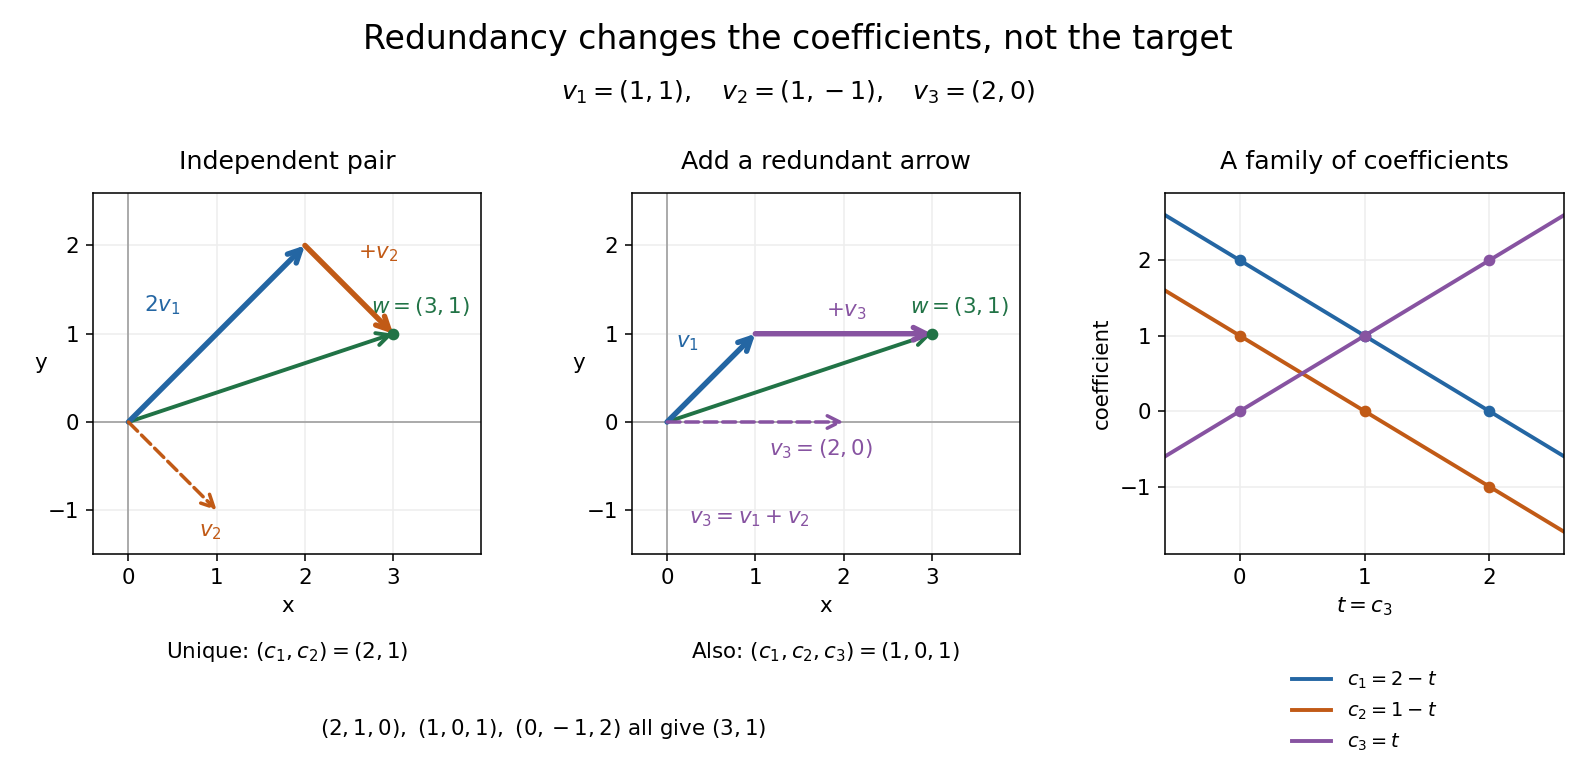

This figure's Python source:
"""Show redundancy and a complete family of representations; PNG goes to CWD.

Tested with Python 3.14.4, NumPy 2.3.5 and Matplotlib 3.10.7.
Run: make _media/linear-dependence-redundancy.png
"""

from pathlib import Path

import matplotlib

matplotlib.use("Agg")
import matplotlib.pyplot as plt
import numpy as np


def arrow(ax, start, end, color, width=2.8, style="-"):
    ax.annotate("", xy=end, xytext=start,
                arrowprops=dict(arrowstyle="->", color=color, lw=width,
                                linestyle=style, shrinkA=0, shrinkB=0,
                                mutation_scale=16), zorder=4)


def main():
    v1, v2, v3 = np.array([1., 1.]), np.array([1., -1.]), np.array([2., 0.])
    basis = np.column_stack((v1, v2))
    generators = np.column_stack((v1, v2, v3))
    target = np.array([3., 1.])
    relation = np.array([-1., -1., 1.])
    assert np.allclose(v1 + v2, v3)
    assert np.allclose(generators @ relation, [0, 0])
    assert np.linalg.matrix_rank(basis) == 2
    assert np.linalg.matrix_rank(generators) == 2
    assert np.allclose(np.linalg.solve(basis, target), [2, 1])
    t = np.linspace(-2, 3, 201)
    family = np.vstack((2-t, 1-t, t))
    assert np.allclose(generators @ family, target[:, None])
    # Both coordinate equations force this family when c3 is selected freely.
    assert np.allclose(family[0] + family[2], 2)
    assert np.allclose(family[1] + family[2], 1)
    assert np.allclose(generators @ [2, 1, 0], target)
    assert np.allclose(generators @ [1, 0, 1], target)
    assert np.allclose(generators @ [0, -1, 2], target)
    assert np.allclose(1j * 1 + (-1) * 1j, 0)
    assert np.linalg.matrix_rank([[1, 0], [0, 1]]) == 2

    plt.rcParams.update({"font.size": 11, "figure.facecolor": "white"})
    fig, axes = plt.subplots(1, 3, figsize=(11.4, 5.5), facecolor="white")
    fig.subplots_adjust(left=.055, right=.98, bottom=.28, top=.75, wspace=.35)
    blue, orange, purple, green = "#2466a3", "#c15a16", "#8753a1", "#217346"
    for ax in axes[:2]:
        ax.set_facecolor("white")
        ax.set_aspect("equal")
        ax.set_xlim(-.4, 4.)
        ax.set_ylim(-1.5, 2.6)
        ax.set_xticks([0, 1, 2, 3])
        ax.set_yticks([-1, 0, 1, 2])
        ax.grid(color="#eeeeee", lw=.8)
        ax.axhline(0, color="#999999", lw=.8)
        ax.axvline(0, color="#999999", lw=.8)
        arrow(ax, [0, 0], target, green, width=2)
        ax.plot(*target, "o", color=green, ms=5, zorder=5)
        ax.text(2.75, 1.24, r"$w=(3,1)$", color=green)
        ax.set_xlabel("x")
        ax.set_ylabel("y", rotation=0, labelpad=4)
    left, middle, right = axes
    left.set_title("Independent pair", fontsize=13, pad=12)
    arrow(left, [0, 0], 2*v1, blue)
    arrow(left, 2*v1, target, orange)
    arrow(left, [0, 0], v2, orange, width=1.8, style="--")
    left.text(.18, 1.25, r"$2v_1$", color=blue)
    left.text(2.6, 1.85, r"$+v_2$", color=orange)
    left.text(.8, -1.3, r"$v_2$", color=orange)
    middle.set_title("Add a redundant arrow", fontsize=13, pad=12)
    arrow(middle, [0, 0], v1, blue)
    arrow(middle, v1, target, purple)
    arrow(middle, [0, 0], v3, purple, style="--", width=1.8)
    middle.text(.1, .85, r"$v_1$", color=blue)
    middle.text(1.8, 1.20, r"$+v_3$", color=purple)
    middle.text(1.15, -.38, r"$v_3=(2,0)$", color=purple)
    middle.text(.25, -1.15, r"$v_3=v_1+v_2$", color=purple)

    right.set_facecolor("white")
    right.set_title("A family of coefficients", fontsize=13, pad=12)
    right.set_xlim(-.6, 2.6)
    right.set_ylim(-1.9, 2.9)
    right.set_xlabel(r"$t=c_3$")
    right.set_ylabel("coefficient")
    right.set_xticks([0, 1, 2])
    right.set_yticks([-1, 0, 1, 2])
    right.grid(color="#eeeeee", lw=.8)
    for row, color, label in zip(family, [blue, orange, purple],
                                  [r"$c_1=2-t$", r"$c_2=1-t$", r"$c_3=t$"]):
        right.plot(t, row, color=color, lw=2, label=label)
    for sample in [0, 1, 2]:
        for value, color in zip([2-sample, 1-sample, sample], [blue, orange, purple]):
            right.plot(sample, value, "o", color=color, ms=5)
    right.legend(loc="upper center", bbox_to_anchor=(.5, -.27),
                 ncol=1, frameon=False, fontsize=10)
    fig.suptitle("Redundancy changes the coefficients, not the target", fontsize=17, y=.97)
    fig.text(.5, .87, r"$v_1=(1,1),\quad v_2=(1,-1),\quad v_3=(2,0)$",
             ha="center", fontsize=13)
    for ax, line in zip(axes[:2], [r"Unique: $(c_1,c_2)=(2,1)$",
                                  r"Also: $(c_1,c_2,c_3)=(1,0,1)$"]):
        box = ax.get_position()
        fig.text((box.x0 + box.x1)/2, .145, line, ha="center", fontsize=11)
    fig.text(.34, .045, r"$(2,1,0),\ (1,0,1),\ (0,-1,2)$ all give $(3,1)$",
             ha="center", fontsize=11)
    fig.savefig(Path.cwd() / (Path(__file__).stem + ".png"),
                dpi=140, facecolor="white", transparent=False)
    plt.close(fig)
    print("Verified relation, ranks, 201 representations, and real/complex example.")


if __name__ == "__main__":
    main()
